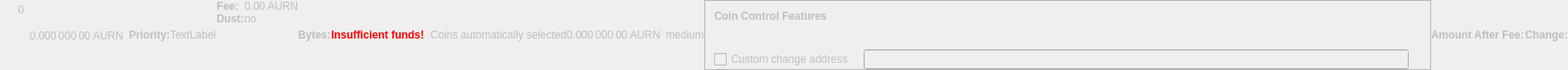
    <widget class="QWidget" name="dummyHideWidget" native="true">
     <property name="enabled">
      <bool>false</bool>
     </property>
     <property name="maximumSize">
      <size>
       <width>100</width>
       <height>22</height>
      </size>
     </property>
     <layout class="QHBoxLayout" name="dummyHideLayout">
      <property name="spacing">
       <number>0</number>
      </property>
      <property name="leftMargin">
       <number>0</number>
      </property>
      <property name="topMargin">
       <number>0</number>
      </property>
      <property name="rightMargin">
       <number>0</number>
      </property>
      <property name="bottomMargin">
       <number>0</number>
      </property>
      <item>
       <layout class="QFormLayout" name="formLayoutCoinControl1">
        <property name="horizontalSpacing">
         <number>10</number>
        </property>
        <property name="verticalSpacing">
         <number>14</number>
        </property>
        <property name="leftMargin">
         <number>10</number>
        </property>
        <property name="topMargin">
         <number>4</number>
        </property>
        <property name="rightMargin">
         <number>6</number>
        </property>
        <item row="0" column="1">
         <widget class="QLabel" name="labelCoinControlBytes">
          <property name="cursor">
           <cursorShape>IBeamCursor</cursorShape>
          </property>
          <property name="contextMenuPolicy">
           <enum>Qt::ActionsContextMenu</enum>
          </property>
          <property name="text">
           <string notr="true">0</string>
          </property>
          <property name="textInteractionFlags">
           <set>Qt::LinksAccessibleByMouse|Qt::TextSelectableByKeyboard|Qt::TextSelectableByMouse</set>
          </property>
         </widget>
        </item>
       </layout>
      </item>
      <item>
       <widget class="QLabel" name="labelCoinControlAfterFee">
        <property name="enabled">
         <bool>false</bool>
        </property>
        <property name="sizePolicy">
         <sizepolicy hsizetype="Fixed" vsizetype="Fixed">
          <horstretch>0</horstretch>
          <verstretch>0</verstretch>
         </sizepolicy>
        </property>
        <property name="minimumSize">
         <size>
          <width>111</width>
          <height>12</height>
         </size>
        </property>
        <property name="maximumSize">
         <size>
          <width>111</width>
          <height>12</height>
         </size>
        </property>
        <property name="cursor">
         <cursorShape>IBeamCursor</cursorShape>
        </property>
        <property name="contextMenuPolicy">
         <enum>Qt::ActionsContextMenu</enum>
        </property>
        <property name="text">
         <string notr="true">0.000 000 00 AURN</string>
        </property>
        <property name="textInteractionFlags">
         <set>Qt::LinksAccessibleByMouse|Qt::TextSelectableByKeyboard|Qt::TextSelectableByMouse</set>
        </property>
       </widget>
      </item>
      <item>
       <widget class="QLabel" name="labelCoinControlPriorityText">
        <property name="enabled">
         <bool>false</bool>
        </property>
        <property name="font">
         <font>
          <weight>75</weight>
          <bold>true</bold>
         </font>
        </property>
        <property name="text">
         <string>Priority:</string>
        </property>
       </widget>
      </item>
      <item>
       <layout class="QHBoxLayout" name="horizontalLayout">
        <item>
         <widget class="QLabel" name="WarningLabel">
          <property name="text">
           <string>TextLabel</string>
          </property>
         </widget>
        </item>
       </layout>
      </item>
      <item>
       <layout class="QFormLayout" name="formLayoutCoinControl3">
        <property name="horizontalSpacing">
         <number>0</number>
        </property>
        <property name="verticalSpacing">
         <number>0</number>
        </property>
        <property name="leftMargin">
         <number>0</number>
        </property>
        <property name="topMargin">
         <number>0</number>
        </property>
        <property name="rightMargin">
         <number>0</number>
        </property>
        <item row="0" column="0">
         <widget class="QLabel" name="labelCoinControlFeeText">
          <property name="enabled">
           <bool>false</bool>
          </property>
          <property name="font">
           <font>
            <weight>75</weight>
            <bold>true</bold>
           </font>
          </property>
          <property name="text">
           <string>Fee:</string>
          </property>
          <property name="margin">
           <number>0</number>
          </property>
         </widget>
        </item>
        <item row="0" column="1">
         <widget class="QLabel" name="labelCoinControlFee">
          <property name="enabled">
           <bool>false</bool>
          </property>
          <property name="cursor">
           <cursorShape>IBeamCursor</cursorShape>
          </property>
          <property name="contextMenuPolicy">
           <enum>Qt::ActionsContextMenu</enum>
          </property>
          <property name="text">
           <string notr="true">0.00 AURN</string>
          </property>
          <property name="textInteractionFlags">
           <set>Qt::LinksAccessibleByMouse|Qt::TextSelectableByKeyboard|Qt::TextSelectableByMouse</set>
          </property>
         </widget>
        </item>
        <item row="1" column="0">
         <widget class="QLabel" name="labelCoinControlLowOutputText">
          <property name="enabled">
           <bool>false</bool>
          </property>
          <property name="font">
           <font>
            <weight>75</weight>
            <bold>true</bold>
           </font>
          </property>
          <property name="text">
           <string>Dust:</string>
          </property>
         </widget>
        </item>
        <item row="1" column="1">
         <widget class="QLabel" name="labelCoinControlLowOutput">
          <property name="enabled">
           <bool>false</bool>
          </property>
          <property name="cursor">
           <cursorShape>IBeamCursor</cursorShape>
          </property>
          <property name="contextMenuPolicy">
           <enum>Qt::ActionsContextMenu</enum>
          </property>
          <property name="text">
           <string>no</string>
          </property>
          <property name="textInteractionFlags">
           <set>Qt::LinksAccessibleByMouse|Qt::TextSelectableByKeyboard|Qt::TextSelectableByMouse</set>
          </property>
         </widget>
        </item>
       </layout>
      </item>
      <item>
       <widget class="QLabel" name="labelCoinControlBytesText">
        <property name="enabled">
         <bool>false</bool>
        </property>
        <property name="font">
         <font>
          <weight>75</weight>
          <bold>true</bold>
         </font>
        </property>
        <property name="text">
         <string>Bytes:</string>
        </property>
       </widget>
      </item>
      <item>
       <layout class="QFormLayout" name="formLayoutCoinControl2">
        <property name="horizontalSpacing">
         <number>0</number>
        </property>
        <property name="verticalSpacing">
         <number>0</number>
        </property>
        <property name="leftMargin">
         <number>0</number>
        </property>
        <property name="topMargin">
         <number>0</number>
        </property>
        <property name="rightMargin">
         <number>0</number>
        </property>
       </layout>
      </item>
      <item>
       <layout class="QHBoxLayout" name="horizontalLayoutCoinControl2">
        <property name="spacing">
         <number>0</number>
        </property>
        <property name="bottomMargin">
         <number>0</number>
        </property>
       </layout>
      </item>
      <item>
       <widget class="QLabel" name="labelCoinControlInsuffFunds">
        <property name="enabled">
         <bool>false</bool>
        </property>
        <property name="minimumSize">
         <size>
          <width>0</width>
          <height>0</height>
         </size>
        </property>
        <property name="font">
         <font>
          <weight>75</weight>
          <bold>true</bold>
         </font>
        </property>
        <property name="styleSheet">
         <string notr="true">color:red;font-weight:bold;</string>
        </property>
        <property name="text">
         <string>Insufficient funds!</string>
        </property>
        <property name="margin">
         <number>5</number>
        </property>
       </widget>
      </item>
      <item>
       <layout class="QFormLayout" name="formLayoutCoinControl4">
        <property name="horizontalSpacing">
         <number>0</number>
        </property>
        <property name="verticalSpacing">
         <number>0</number>
        </property>
        <property name="leftMargin">
         <number>0</number>
        </property>
        <property name="topMargin">
         <number>0</number>
        </property>
        <property name="rightMargin">
         <number>0</number>
        </property>
       </layout>
      </item>
      <item>
       <widget class="QLabel" name="labelCoinControlChangeLabel">
        <property name="enabled">
         <bool>false</bool>
        </property>
        <property name="sizePolicy">
         <sizepolicy hsizetype="Preferred" vsizetype="Expanding">
          <horstretch>0</horstretch>
          <verstretch>0</verstretch>
         </sizepolicy>
        </property>
        <property name="minimumSize">
         <size>
          <width>0</width>
          <height>0</height>
         </size>
        </property>
        <property name="text">
         <string/>
        </property>
        <property name="margin">
         <number>3</number>
        </property>
       </widget>
      </item>
      <item>
       <widget class="QLabel" name="labelCoinControlAutomaticallySelected">
        <property name="enabled">
         <bool>false</bool>
        </property>
        <property name="sizePolicy">
         <sizepolicy hsizetype="Fixed" vsizetype="Fixed">
          <horstretch>0</horstretch>
          <verstretch>0</verstretch>
         </sizepolicy>
        </property>
        <property name="minimumSize">
         <size>
          <width>0</width>
          <height>0</height>
         </size>
        </property>
        <property name="maximumSize">
         <size>
          <width>240</width>
          <height>16777215</height>
         </size>
        </property>
        <property name="text">
         <string>Coins automatically selected</string>
        </property>
        <property name="margin">
         <number>5</number>
        </property>
       </widget>
      </item>
      <item>
       <widget class="QLabel" name="labelCoinControlChange">
        <property name="enabled">
         <bool>false</bool>
        </property>
        <property name="sizePolicy">
         <sizepolicy hsizetype="Fixed" vsizetype="Fixed">
          <horstretch>0</horstretch>
          <verstretch>0</verstretch>
         </sizepolicy>
        </property>
        <property name="minimumSize">
         <size>
          <width>111</width>
          <height>0</height>
         </size>
        </property>
        <property name="maximumSize">
         <size>
          <width>111</width>
          <height>16777215</height>
         </size>
        </property>
        <property name="cursor">
         <cursorShape>IBeamCursor</cursorShape>
        </property>
        <property name="contextMenuPolicy">
         <enum>Qt::ActionsContextMenu</enum>
        </property>
        <property name="text">
         <string notr="true">0.000 000 00 AURN</string>
        </property>
        <property name="textInteractionFlags">
         <set>Qt::LinksAccessibleByMouse|Qt::TextSelectableByKeyboard|Qt::TextSelectableByMouse</set>
        </property>
       </widget>
      </item>
      <item>
       <widget class="QLabel" name="labelCoinControlPriority">
        <property name="enabled">
         <bool>false</bool>
        </property>
        <property name="cursor">
         <cursorShape>IBeamCursor</cursorShape>
        </property>
        <property name="contextMenuPolicy">
         <enum>Qt::ActionsContextMenu</enum>
        </property>
        <property name="text">
         <string>medium</string>
        </property>
        <property name="textInteractionFlags">
         <set>Qt::LinksAccessibleByMouse|Qt::TextSelectableByKeyboard|Qt::TextSelectableByMouse</set>
        </property>
       </widget>
      </item>
      <item>
       <widget class="QFrame" name="frameCoinControl">
        <property name="sizePolicy">
         <sizepolicy hsizetype="Expanding" vsizetype="Expanding">
          <horstretch>0</horstretch>
          <verstretch>0</verstretch>
         </sizepolicy>
        </property>
        <property name="maximumSize">
         <size>
          <width>16777215</width>
          <height>16777215</height>
         </size>
        </property>
        <property name="frameShape">
         <enum>QFrame::StyledPanel</enum>
        </property>
        <property name="frameShadow">
         <enum>QFrame::Sunken</enum>
        </property>
        <layout class="QVBoxLayout" name="verticalLayoutCoinControl2_2">
         <property name="spacing">
          <number>0</number>
         </property>
         <property name="leftMargin">
          <number>0</number>
         </property>
         <property name="topMargin">
          <number>0</number>
         </property>
         <property name="rightMargin">
          <number>0</number>
         </property>
         <property name="bottomMargin">
          <number>0</number>
         </property>
         <item>
          <layout class="QVBoxLayout" name="verticalLayoutCoinControl" stretch="0,0,0,1">
           <property name="spacing">
            <number>0</number>
           </property>
           <property name="leftMargin">
            <number>10</number>
           </property>
           <property name="topMargin">
            <number>10</number>
           </property>
           <item>
            <layout class="QHBoxLayout" name="horizontalLayoutCoinControl1">
             <property name="bottomMargin">
              <number>15</number>
             </property>
             <item>
              <widget class="QLabel" name="labelCoinControlFeatures">
               <property name="enabled">
                <bool>false</bool>
               </property>
               <property name="sizePolicy">
                <sizepolicy hsizetype="Preferred" vsizetype="Maximum">
                 <horstretch>0</horstretch>
                 <verstretch>0</verstretch>
                </sizepolicy>
               </property>
               <property name="font">
                <font>
                 <weight>75</weight>
                 <bold>true</bold>
                </font>
               </property>
               <property name="styleSheet">
                <string notr="true">font-weight:bold;</string>
               </property>
               <property name="text">
                <string>Coin Control Features</string>
               </property>
              </widget>
             </item>
            </layout>
           </item>
           <item>
            <widget class="QWidget" name="widgetCoinControl" native="true">
             <property name="sizePolicy">
              <sizepolicy hsizetype="Preferred" vsizetype="Preferred">
               <horstretch>0</horstretch>
               <verstretch>0</verstretch>
              </sizepolicy>
             </property>
             <property name="minimumSize">
              <size>
               <width>0</width>
               <height>0</height>
              </size>
             </property>
             <property name="styleSheet">
              <string notr="true"/>
             </property>
             <layout class="QHBoxLayout" name="horizontalLayoutCoinControl5_2">
              <property name="leftMargin">
               <number>0</number>
              </property>
              <property name="topMargin">
               <number>0</number>
              </property>
              <property name="rightMargin">
               <number>0</number>
              </property>
              <property name="bottomMargin">
               <number>0</number>
              </property>
              <item>
               <layout class="QHBoxLayout" name="horizontalLayoutCoinControl3">
                <property name="spacing">
                 <number>20</number>
                </property>
                <property name="topMargin">
                 <number>0</number>
                </property>
                <property name="bottomMargin">
                 <number>10</number>
                </property>
               </layout>
              </item>
             </layout>
            </widget>
           </item>
           <item>
            <layout class="QHBoxLayout" name="horizontalLayoutCoinControl4" stretch="0,0,0">
             <property name="spacing">
              <number>12</number>
             </property>
             <property name="sizeConstraint">
              <enum>QLayout::SetDefaultConstraint</enum>
             </property>
             <property name="topMargin">
              <number>5</number>
             </property>
             <property name="rightMargin">
              <number>5</number>
             </property>
             <item>
              <widget class="QCheckBox" name="checkBoxCoinControlChange">
               <property name="enabled">
                <bool>false</bool>
               </property>
               <property name="toolTip">
                <string>If this is activated, but the change address is empty or invalid, change will be sent to a newly generated address.</string>
               </property>
               <property name="text">
                <string>Custom change address</string>
               </property>
              </widget>
             </item>
             <item>
              <widget class="QValidatedLineEdit" name="lineEditCoinControlChange">
               <property name="enabled">
                <bool>false</bool>
               </property>
               <property name="sizePolicy">
                <sizepolicy hsizetype="Expanding" vsizetype="Fixed">
                 <horstretch>0</horstretch>
                 <verstretch>0</verstretch>
                </sizepolicy>
               </property>
              </widget>
             </item>
             <item>
              <widget class="QLabel" name="labelCoinControlChangeLabel_2">
               <property name="sizePolicy">
                <sizepolicy hsizetype="Preferred" vsizetype="Expanding">
                 <horstretch>0</horstretch>
                 <verstretch>0</verstretch>
                </sizepolicy>
               </property>
               <property name="minimumSize">
                <size>
                 <width>0</width>
                 <height>0</height>
                </size>
               </property>
               <property name="text">
                <string/>
               </property>
               <property name="margin">
                <number>3</number>
               </property>
              </widget>
             </item>
            </layout>
           </item>
           <item>
            <spacer name="verticalSpacerCoinControl">
             <property name="orientation">
              <enum>Qt::Vertical</enum>
             </property>
             <property name="sizeHint" stdset="0">
              <size>
               <width>800</width>
               <height>1</height>
              </size>
             </property>
            </spacer>
           </item>
          </layout>
         </item>
        </layout>
       </widget>
      </item>
      <item>
       <widget class="QLabel" name="labelCoinControlAfterFeeText">
        <property name="enabled">
         <bool>false</bool>
        </property>
        <property name="minimumSize">
         <size>
          <width>0</width>
          <height>0</height>
         </size>
        </property>
        <property name="maximumSize">
         <size>
          <width>16777215</width>
          <height>16777215</height>
         </size>
        </property>
        <property name="font">
         <font>
          <weight>75</weight>
          <bold>true</bold>
         </font>
        </property>
        <property name="text">
         <string>Amount After Fee:</string>
        </property>
        <property name="alignment">
         <set>Qt::AlignLeading|Qt::AlignLeft|Qt::AlignVCenter</set>
        </property>
        <property name="margin">
         <number>0</number>
        </property>
       </widget>
      </item>
      <item>
       <widget class="QLabel" name="labelCoinControlChangeText">
        <property name="enabled">
         <bool>false</bool>
        </property>
        <property name="sizePolicy">
         <sizepolicy hsizetype="Preferred" vsizetype="Preferred">
          <horstretch>0</horstretch>
          <verstretch>0</verstretch>
         </sizepolicy>
        </property>
        <property name="minimumSize">
         <size>
          <width>0</width>
          <height>0</height>
         </size>
        </property>
        <property name="maximumSize">
         <size>
          <width>16777215</width>
          <height>16777215</height>
         </size>
        </property>
        <property name="font">
         <font>
          <weight>75</weight>
          <bold>true</bold>
         </font>
        </property>
        <property name="text">
         <string>Change:</string>
        </property>
        <property name="alignment">
         <set>Qt::AlignLeading|Qt::AlignLeft|Qt::AlignVCenter</set>
        </property>
       </widget>
      </item>
     </layout>
    </widget>
